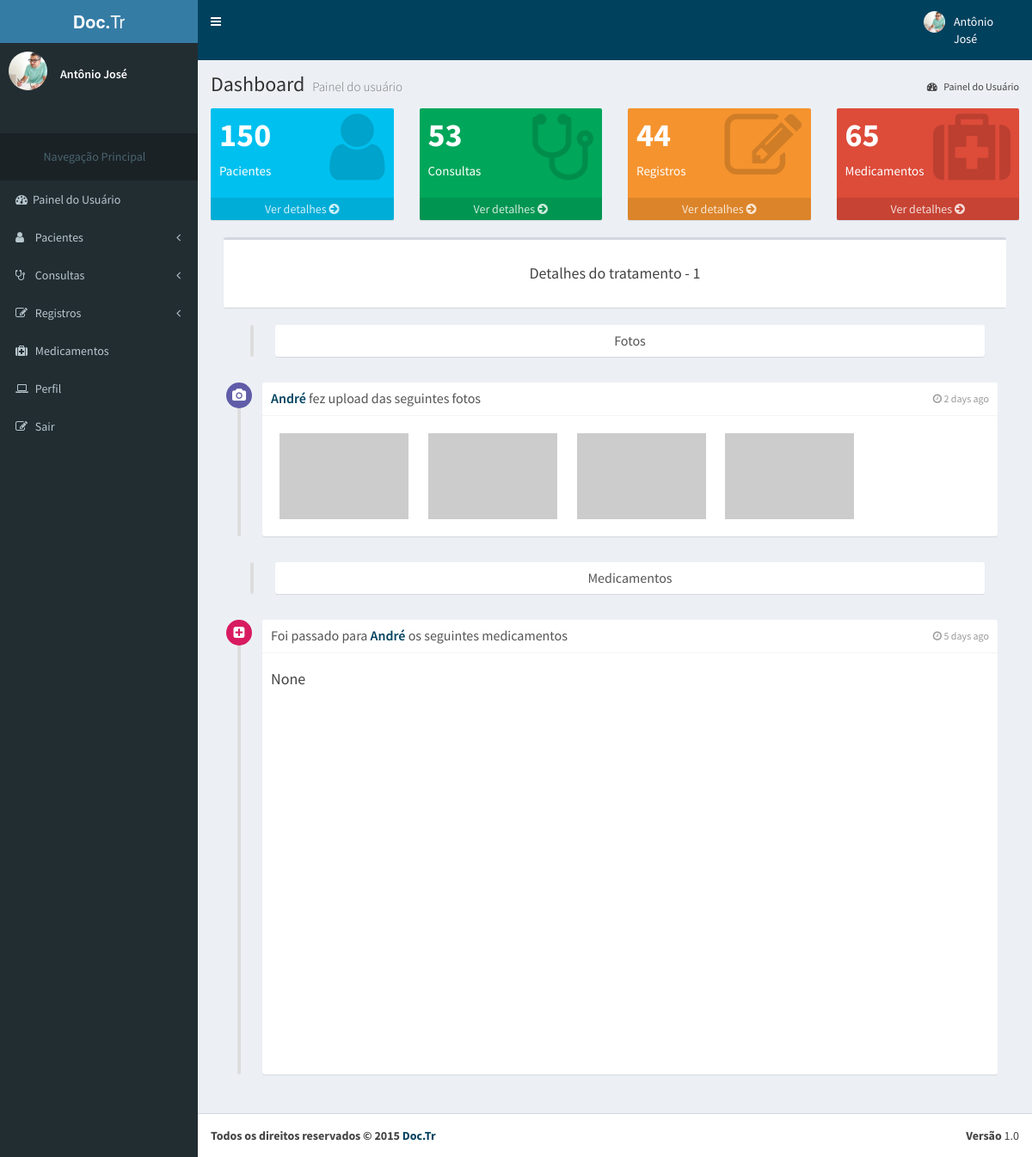
Screenshot of /registros/1/tratamento_detalhe (signed in) with the database file from the repository.
### accounts/models.py (models this page shows, shortened)
class UserU(AbstractBaseUser, PermissionsMixin):
    name = models.CharField('name', max_length=100, blank=True,null=True)
    image = models.ImageField(upload_to= 'accounts/images', verbose_name='Imagem',null = True, blank = True)
    email = models.EmailField('E-mail', unique=True)
    phone = models.CharField('Telefone', max_length=100, blank=True,null=True)
    username = models.CharField('name de Usuário', unique=True, max_length=100)
    birth_data = models.CharField('Data de Nascimento', max_length=100,blank=True, null=True)
    sex = models.CharField('Sexo',max_length=1, choices=(('M', 'Masculino'), ('F', 'Feminino')), default='Masculino', blank=True)
    is_active = models.BooleanField('Está ativo?', blank=True, default=True)
    is_staff = models.BooleanField('É da equipe?', blank=True, default=False)
    date_joined = models.DateTimeField('Data de Entrada', auto_now_add=True)
    objects = UserManager()
    USERNAME_FIELD = 'username'
    REQUIRED_FIELDS = ['email','name']
    class Meta:
        verbose_name = 'Usuário'
        verbose_name_plural = 'Usuários'

### register/models.py (models this page shows, shortened)
class Register(models.Model):
    register_code = models.IntegerField('ID',primary_key=True, null=False, blank=False)
    about = models.TextField('Mais informações', blank = True)
    created_at = models.DateTimeField('Criado em', auto_now_add=True)
    updated_at = models.DateTimeField('Atualizado em', auto_now=True)
    slug = models.SlugField('Atalho', max_length = 150, editable=True)
    consult = models.ForeignKey("consult.Doctor_consult", verbose_name='Consulta',
        related_name='register_Consult'
    )
    class Meta:
        verbose_name = 'Registro'
        verbose_name_plural = 'Registros'
        ordering = ['register_code']

class Treatment(Register):
    medicine = models.ManyToManyField(Medicine, verbose_name='Medicamento',
        related_name='medicine_Treatment', blank=True
    )
    class Meta:
        verbose_name = 'Tratamento'
        verbose_name_plural = 'Tratamentos'

### consult/models.py (models this page shows, shortened)
class Doctor_consult(models.Model):
    STATUS_CHOICES = (
        (0, 'Realizada'),
        (1, 'Pendente'),
        (2, 'Cancelada'),
        (3, 'Arquivada'),
    )
    doctor = models.ForeignKey('accounts.Doctor', verbose_name='Médico',
        related_name='doctor_consult_Doctor', on_delete=models.CASCADE
    )
    consult = models.ForeignKey(
        Consult, verbose_name='Consulta', related_name='doctor_consult_Consult', on_delete=models.CASCADE
    )
    patient = models.ForeignKey(
        Patient, verbose_name='Paciente',
        related_name='doctor_consult_Patient',blank = True, null=True, on_delete=models.CASCADE
    )
    status = models.IntegerField(
        'Situação', choices=STATUS_CHOICES, default=1, blank=True
    )
    created_at = models.DateTimeField('Criado em', auto_now_add=True)
    updated_at = models.DateTimeField('Atualizado em', auto_now=True)
    class Meta:
        verbose_name = 'Médico_Consulta'
        verbose_name_plural = 'Médicos_Consultas'
        unique_together = (('doctor', 'consult'),)

### register/views.py (the view)
# urls.py: url(r'^(?P<slug>[\w_-]+)/tratamento_detalhe', 'register.views.details_treatments', name='details_treatment'),
@login_required(redirect_field_name='login_obrigatorio')
def details_treatments(request, slug):
	template_name = 'details_treatments.html'
	treatments = get_object_or_404(Treatment,slug = slug)
	context = {
		'slug': slug,
		'treatment': treatments
	}
	return render(request, template_name,context)

### register/templates/details_treatments.html (shortened to what this page needs)
{% extends 'doctor/dashboard_doctor.html' %}
{% load static %}
      {% block content %}
        {% block shortcuts %}
            {{ block.super }}
            <div class="col-md-12">
              <div class="box">
                <div class="box-header with-border">
                  <br>
                  <center><h3 class="box-title">Detalhes do tratamento - {{slug}}</h3></center>
                  <br>
                </div>
              </div>
            </div>
            <div class="col-md-12">
              <ul class="timeline">
                <li>
                  <div class="timeline-item" id="itemt">
                    <h3 class="timeline-header no-border"><center>Fotos</center></h3>
                  </div>
                </li>
              </ul>
            </div>
          <div class="row">
            <div class="col-md-12">
              <ul class="timeline">
                <li>
                  <i class="fa fa-camera bg-purple"></i>
                  <div class="timeline-item">
                    <span class="time"><i class="fa fa-clock-o"></i> 2 days ago</span>
                    <h3 class="timeline-header"><a href="#">{{treatment.consult.patient.name}}</a> fez upload das seguintes fotos</h3>
                    <div class="timeline-body">
                      <img src="http://placehold.it/150x100" alt="..." class="margin">
                      <img src="http://placehold.it/150x100" alt="..." class="margin">
                      <img src="http://placehold.it/150x100" alt="..." class="margin">
                      <img src="http://placehold.it/150x100" alt="..." class="margin">
                    </div>
                  </div>
                </li>
            </div>
          </div>
                <div class="col-md-12">
                  <ul class="timeline">
                    <li>
                      <div class="timeline-item">
                        <h3 class="timeline-header no-border" id="nome"><center>Medicamentos</center></h3>
                      </div>
                    </li>
                  </ul>
                </div>
         <div class="row">
            <div class="col-md-12">
                <ul class="timeline">
                <li>
                  <i class="fa fa-plus-square bg-maroon"></i>
                  <div class="timeline-item">
                    <span class="time"><i class="fa fa-clock-o"></i> 5 days ago</span>
                    <h3 class="timeline-header">Foi passado para <a href="#">{{treatment.consult.patient.name}}</a> os seguintes medicamentos</h3>
                    <div class="timeline-body">
                      <div class="embed-responsive embed-responsive-16by9">
                        <p><h4>{{treatment.medicine.name}}</h4></p>
                      </div>
                    </div>
                  </div>
                </li>
              </ul>
            </div>
          </div>
            </div>
            </div>
        {% endblock %}
      {% endblock %}

### accounts/templates/doctor/dashboard_doctor.html (shortened to what this page needs)
{% load static %}
<html>
  <head>
    <link rel="stylesheet" href="{% static 'bootstrap/css/bootstrap.min.css' %}">
    <link rel="stylesheet" href="http://maxcdn.bootstrapcdn.com/font-awesome/4.4.0/css/font-awesome.min.css">
    <link rel="stylesheet" href="http://code.ionicframework.com/ionicons/2.0.1/css/ionicons.min.css">
    <link rel="stylesheet" href="{% static 'dist/css/AdminLTE.min.css' %}">
    <link rel="stylesheet" href="{% static 'dist/css/skins/_all-skins.min.css' %}">
    <link rel="stylesheet" href="{% static 'plugins/iCheck/flat/blue.css' %}">
    <link rel="stylesheet" href="{% static 'plugins/morris/morris.css' %}">
    <link rel="stylesheet" href="{% static 'plugins/jvectormap/jquery-jvectormap-1.2.2.css' %}">
    <link rel="stylesheet" href="{% static 'plugins/datepicker/datepicker3.css' %}">
    <link rel="stylesheet" href="{% static 'plugins/daterangepicker/daterangepicker-bs3.css' %}">
    <link rel="stylesheet" href="{% static 'plugins/bootstrap-wysihtml5/bootstrap3-wysihtml5.min.css' %}">
  </head>
  <body class="hold-transition skin-blue sidebar-mini">
    <div class="wrapper">
    {% block header %}
      <header class="main-header">
        <a href="{% url 'accounts:dashboard' %}" class="logo">
          <span class="logo-lg"><b>Doc.</b>Tr</span>
        </a>
        <nav class="navbar navbar-static-top" role="navigation">
          <a href="#" class="sidebar-toggle" data-toggle="offcanvas" role="button">
          </a>
          <div class="navbar-custom-menu">
            <ul class="nav navbar-nav">
              <li class="dropdown user user-menu">
                <a href="#" class="dropdown-toggle" data-toggle="dropdown">
                  <img src="{% static 'dist/img/user6-128x128.jpg' %}" class="user-image" alt="User Image" id="foto">
                  <span class="hidden-xs">{{user.name}}</span>
                </a>
            </ul>
          </div>
        </nav>
      </header>
      {% endblock %}
      {% block menu %}
      <aside class="main-sidebar">
        <section class="sidebar">
          <div class="user-panel">
            <div class="pull-left image">
              <img src="{% static 'dist/img/user6-128x128.jpg' %}" class="img-circle" alt="User Image">
            </div>
            <div class="pull-left info">
              <br>
              <p>{{user.name}}</p>
            </div>
          </div>
          <br>
          <br>
          <ul class="sidebar-menu">
            <li class="header"><center><h5>Navegação Principal</h5></center></li>
            <li class="active treeview">
              <a href="{% url 'accounts:dashboard' %}">
                <i class="fa fa-dashboard"></i><span>Painel do Usuário</span>
              </a>
            </li>
            <li class="treeview">
              <a href="#">
                <i class="fa fa-user"></i>
                <span>Pacientes</span>
                <i class="fa fa-angle-left pull-right"></i>
              </a>
            </li>
            <li>
              <a href="pages/widgets.html">
                <i class="fa fa-stethoscope"></i> <span>Consultas</span>
                <i class="fa fa-angle-left pull-right"></i>
              </a>
            </li>
            <li class="treeview">
              <a href="#">
                <i class="fa fa-pencil-square-o"></i>
                <span>Registros</span>
                <i class="fa fa-angle-left pull-right"></i>
              </a>
            </li>
            <li class="treeview">
              <a href="{% url 'accounts:medication' %}">
                <i class="fa fa-medkit"></i>
                <span>Medicamentos</span>
              </a>
            </li>
            <li class="treeview">
              <a href="{% url 'accounts:profile' %}">
                <i class="fa fa-laptop"></i>
                <span>Perfil</span>
              </a>
            </li>
            <li class="treeview">
              <a href="{% url 'core:logout' %}">
                <i class="fa fa-edit"></i> <span>Sair</span>
              </a>
            </li>
          </ul>
        </section>
      </aside>
      {% endblock %}
      {% block content %}
      {% block shortcuts %}
      <div class="content-wrapper">
        <section class="content-header">
          <h1>
            Dashboard
            <small>Painel do usuário</small>
          </h1>
          <ol class="breadcrumb">
            <li class="active"><a href="{% url 'accounts:dashboard' %}"><i class="fa fa-dashboard"></i> Painel do Usuário</a></li>
          </ol>
        </section>
        <section class="content">
          <div class="row">
            <div class="col-lg-3 col-xs-6">
              <div class="small-box bg-aqua">
                <div class="inner">
                  <h3>150</h3>
                  <p>Pacientes</p>
                </div>
                <div class="icon">
                  <i class="fa fa-user"></i>
                </div>
                <a href="{% url 'accounts:patients_list' %}" class="small-box-footer">Ver detalhes <i class="fa fa-arrow-circle-right"></i></a>
              </div>
            </div>
            <div class="col-lg-3 col-xs-6">
              <div class="small-box bg-green">
                <div class="inner">
                  <h3>53<sup style="font-size: 20px"></sup></h3>
                  <p>Consultas</p>
                </div>
                <div class="icon">
                  <i class="fa fa-stethoscope"></i>
                </div>
                <a href="{% url 'consult:consults' %}" class="small-box-footer">Ver detalhes <i class="fa fa-arrow-circle-right"></i></a>
              </div>
            </div>
            <div class="col-lg-3 col-xs-6">
              <div class="small-box bg-yellow">
                <div class="inner">
                  <h3>44</h3>
                  <p>Registros</p>
                </div>
                <div class="icon">
                  <i class="fa fa-pencil-square-o"></i>
                </div>
                <a href="{% url 'register:registers' %}" class="small-box-footer">Ver detalhes <i class="fa fa-arrow-circle-right"></i></a>
              </div>
            </div>
            <div class="col-lg-3 col-xs-6">
              <div class="small-box bg-red">
                <div class="inner">
                  <h3>65</h3>
                  <p>Medicamentos</p>
                </div>
                <div class="icon">
                  <i class="fa fa-medkit"></i>
                </div>
                <a href="{% url 'accounts:medication' %}" class="small-box-footer">Ver detalhes <i class="fa fa-arrow-circle-right"></i></a>
              </div>
            </div>
          </div>
        {% endblock %}
      {% endblock %}
      {% block footer %}
      <footer class="main-footer">
        <div class="pull-right hidden-xs">
          <b>Versão</b> 1.0
        </div>
        <strong>Todos os direitos reservados &copy; 2015 <a href="{% url 'core:home' %}">Doc.Tr</a>
      </footer>
      {% endblock %}
  </body>
</html>

### accounts/templates/doctor/dashboard_doctor.html (style rules this page uses)
.navbar-nav { margin-right: 20%; }

### rows the page displays
UserU: name "Antônio José"
Register: consult.patient.name "André"
Treatment: medicine.name "None"

### other values shown
{{ slug }} "1"
